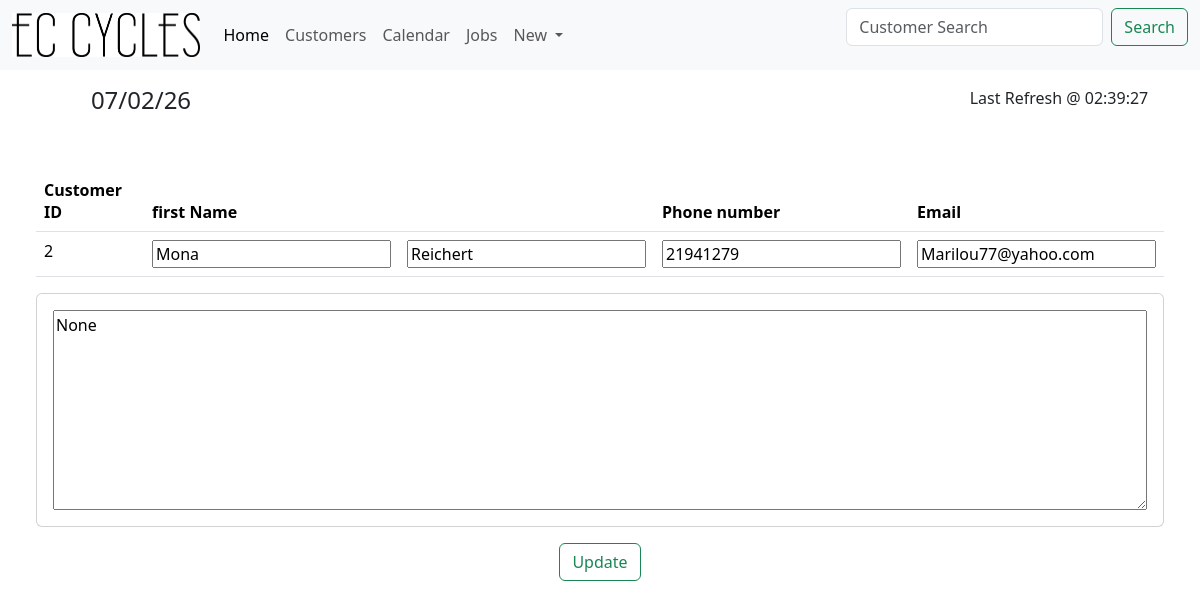
Before: /Cust/2 with the older database file.
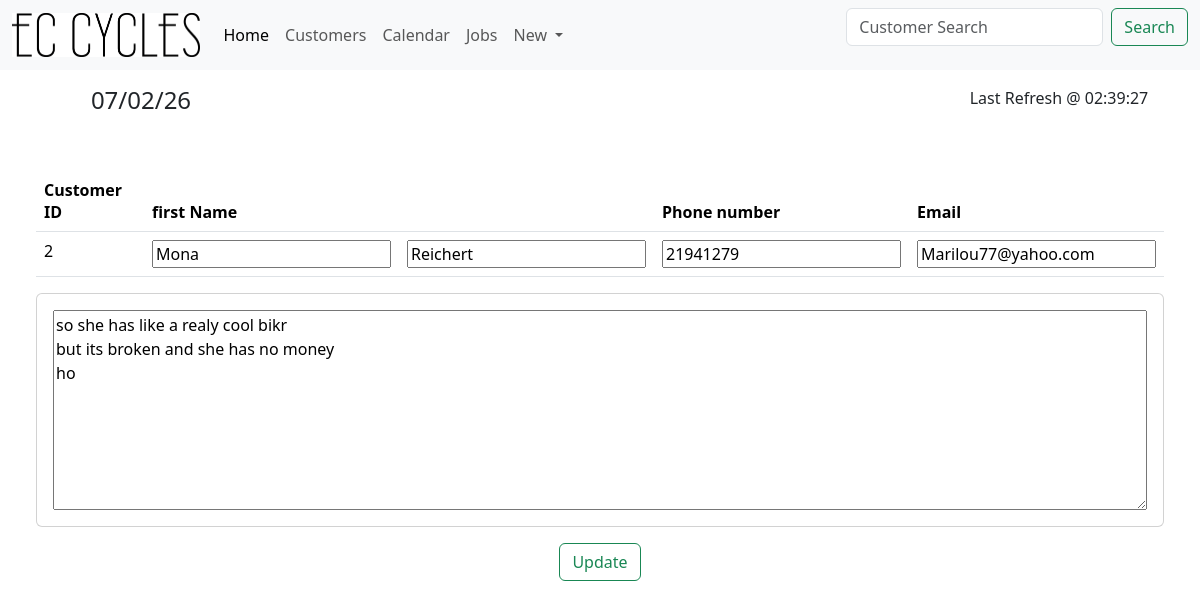
After: the same page with the newer database file.
### tables this page shows
CREATE TABLE "Customers" (
	"Cust_ID"	INTEGER NOT NULL UNIQUE,
	"CustFName"	TEXT NOT NULL,
	"CustLName"	TEXT,
	"CustAddress"	TEXT,
	"CustPNumber"	INTEGER,
	"CustEmail"	INTEGER,
	"CustDetails"	TEXT,
	PRIMARY KEY("Cust_ID" AUTOINCREMENT)
);

### app.py (the view, shortened to what this page needs)
@app.route('/Cust/<int:id>', methods=['GET', 'POST'])
def CustInfo(id):
    time = time_gen()
    conn = get_db_conn()
    CustInfo = conn.execute('SELECT * FROM Customers WHERE Cust_ID = (?)',(id,)).fetchall()
    conn.close()
    return render_template('CustInfo.html', CustInfo=CustInfo, time = time)

### app.py (called while the page is built)
def time_gen():
    time_dict = {"":""}
    day_info = datetime.datetime.now()
    date = day_info.strftime("%x")
    time = day_info.strftime("%X")
    time_dict["Date"] = date
    time_dict["Time"] = time
    return time_dict

def get_db_conn():
    conn = sqlite3.connect('JobCards.db')
    conn.row_factory = sqlite3.Row
    return conn

### Templates/CustInfo.html (shortened to what this page needs)
{% extends 'base.html' %}
{% block head %}
<form class="d-flex" role="search" action="{{ url_for('CustSearch')}}" method="get">
    <input class="form-control me-2" type="search" placeholder="Customer Search" name="search" aria-label="Search"/>
    <button class="btn btn-outline-success" type="submit">Search</button>
  </form>
{% endblock %}
{% block content %}
<div class="p-5">
    <table class="table">
        <thead>
        <tr>
            <th scope="col">Customer ID</th>
            <th scope="col">first Name</th>
            <th scope="col"></th>
            <th scope="col">Phone number</th>
            <th scope="col">Email</th>
        </tr>
        </thead>
        <form method="post">
            <tbody>
                {% for CustInfo in CustInfo %}
                <tr>
                    <td>{{ CustInfo.Cust_ID }}</td>
                        <td><input type="text" name="CustFName" value="{{ CustInfo.CustFName }}"></td>
                        <td><input type="text" name="CustLName" value="{{ CustInfo.CustLName }}"></td>
                        <td><input type="text" name="CustPNumber" value="{{ CustInfo.CustPNumber }}"></td>
                        <td><input type="text" name="CustEmail" value="{{ CustInfo.CustEmail }}"></td>
                </tr>
                {% endfor %}
            </tbody>
    </table>
        <div class="card ">
            {% for Customer in CustInfo %}
            <div class="card-body">
              <textarea name="CustDetails" style="height: 200px;"class="col-12 col-md-12 col-lg-12">{{Customer.CustDetails}}</textarea>
            </div>
            {% endfor %}
        </div>
        <div class="text-center">
            <button class="btn btn-outline-success m-3" type="submit">Update</button>
        </div>
</div>
{% endblock %}

Changed rows visible on the page:
changed Customers "Mona": CustDetails "None" → "so she has like a realy cool bikr but its broken and she has no money ho"
